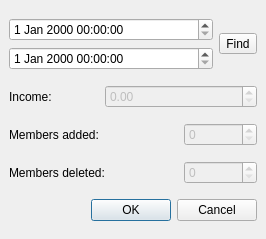
<ui version="4.0" >
 <class>CashierReports</class>
 <widget class="QDialog" name="CashierReports" >
  <property name="geometry" >
   <rect>
    <x>0</x>
    <y>0</y>
    <width>266</width>
    <height>239</height>
   </rect>
  </property>
  <property name="windowTitle" >
   <string>Cashier Reports</string>
  </property>
  <property name="windowIcon" >
   <iconset>../../data/icons/pyKafe.png</iconset>
  </property>
  <layout class="QGridLayout" >
   <property name="margin" >
    <number>9</number>
   </property>
   <property name="spacing" >
    <number>6</number>
   </property>
   <item row="1" column="1" colspan="2" >
    <widget class="QDoubleSpinBox" name="doubleSpinBox" >
     <property name="enabled" >
      <bool>false</bool>
     </property>
    </widget>
   </item>
   <item row="1" column="0" >
    <widget class="QLabel" name="label" >
     <property name="text" >
      <string>Income:</string>
     </property>
    </widget>
   </item>
   <item row="0" column="0" colspan="3" >
    <layout class="QGridLayout" >
     <property name="margin" >
      <number>0</number>
     </property>
     <property name="spacing" >
      <number>6</number>
     </property>
     <item row="1" column="0" >
      <widget class="QDateTimeEdit" name="dateTimeEdit_2" />
     </item>
     <item rowspan="2" row="0" column="1" >
      <widget class="QToolButton" name="toolButton" >
       <property name="text" >
        <string>Find</string>
       </property>
       <property name="icon" >
        <iconset>../../data/icons/find.png</iconset>
       </property>
       <property name="iconSize" >
        <size>
         <width>64</width>
         <height>64</height>
        </size>
       </property>
       <property name="toolButtonStyle" >
        <enum>Qt::ToolButtonTextUnderIcon</enum>
       </property>
      </widget>
     </item>
     <item row="0" column="0" >
      <widget class="QDateTimeEdit" name="dateTimeEdit" />
     </item>
    </layout>
   </item>
   <item row="2" column="2" >
    <widget class="QSpinBox" name="spinBox" >
     <property name="enabled" >
      <bool>false</bool>
     </property>
    </widget>
   </item>
   <item row="3" column="2" >
    <widget class="QSpinBox" name="spinBox_2" >
     <property name="enabled" >
      <bool>false</bool>
     </property>
    </widget>
   </item>
   <item row="3" column="0" colspan="2" >
    <widget class="QLabel" name="label_3" >
     <property name="text" >
      <string>Members deleted:</string>
     </property>
    </widget>
   </item>
   <item row="2" column="0" >
    <widget class="QLabel" name="label_2" >
     <property name="text" >
      <string>Members added:</string>
     </property>
    </widget>
   </item>
   <item row="4" column="0" colspan="3" >
    <widget class="QDialogButtonBox" name="buttonBox" >
     <property name="orientation" >
      <enum>Qt::Horizontal</enum>
     </property>
     <property name="standardButtons" >
      <set>QDialogButtonBox::Cancel|QDialogButtonBox::NoButton|QDialogButtonBox::Ok</set>
     </property>
    </widget>
   </item>
  </layout>
 </widget>
 <resources/>
 <connections>
  <connection>
   <sender>buttonBox</sender>
   <signal>accepted()</signal>
   <receiver>CashierReports</receiver>
   <slot>accept()</slot>
   <hints>
    <hint type="sourcelabel" >
     <x>248</x>
     <y>254</y>
    </hint>
    <hint type="destinationlabel" >
     <x>157</x>
     <y>274</y>
    </hint>
   </hints>
  </connection>
  <connection>
   <sender>buttonBox</sender>
   <signal>rejected()</signal>
   <receiver>CashierReports</receiver>
   <slot>reject()</slot>
   <hints>
    <hint type="sourcelabel" >
     <x>316</x>
     <y>260</y>
    </hint>
    <hint type="destinationlabel" >
     <x>286</x>
     <y>274</y>
    </hint>
   </hints>
  </connection>
  <connection>
   <sender>toolButton</sender>
   <signal>clicked()</signal>
   <receiver>CashierReports</receiver>
   <slot>close()</slot>
   <hints>
    <hint type="sourcelabel" >
     <x>218</x>
     <y>56</y>
    </hint>
    <hint type="destinationlabel" >
     <x>132</x>
     <y>119</y>
    </hint>
   </hints>
  </connection>
 </connections>
</ui>
